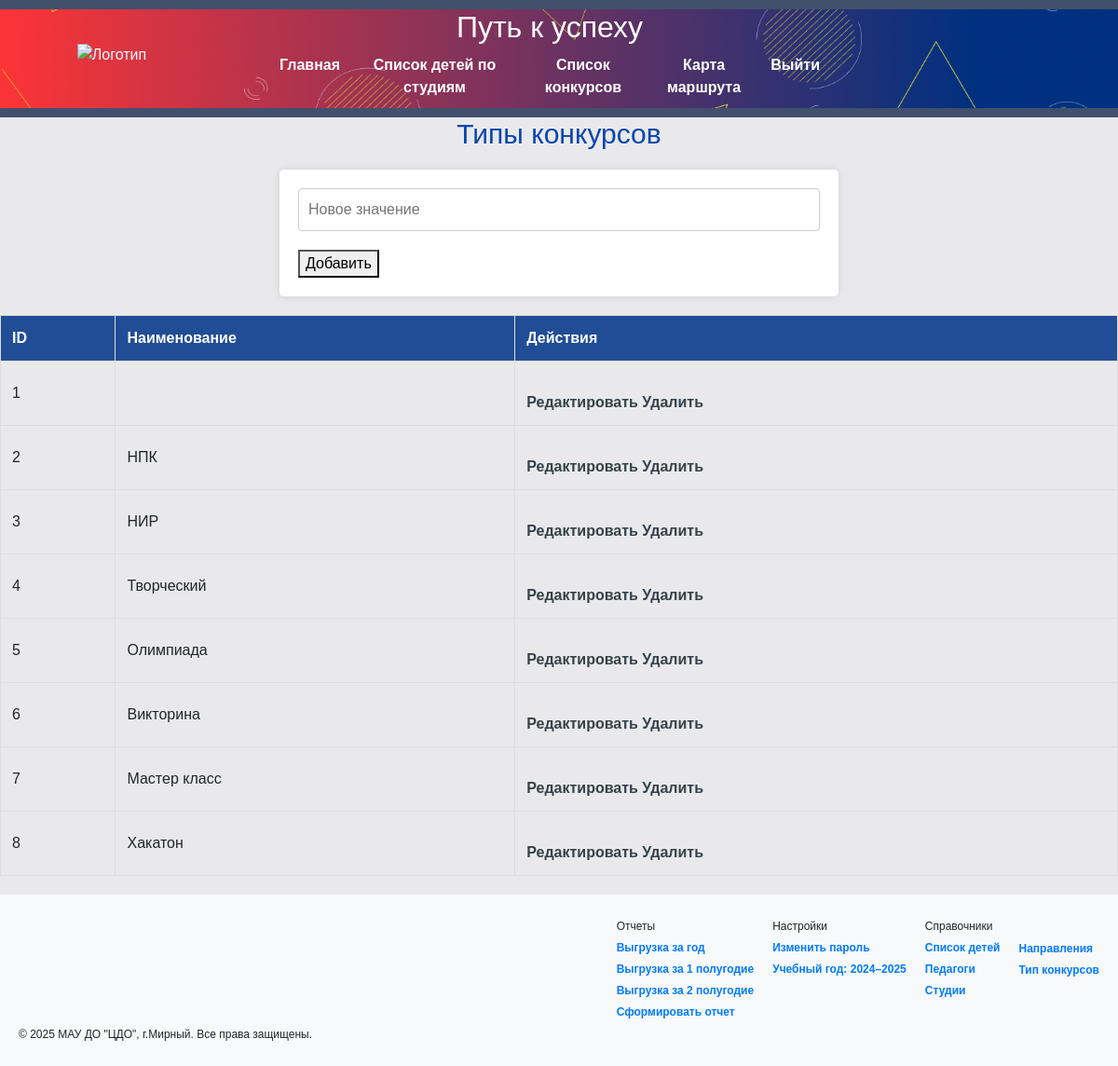
The page /reference/event_type (signed in) on the database its author committed.
### tables this page shows
CREATE TABLE event_type (
        id INTEGER PRIMARY KEY AUTOINCREMENT,
        name TEXT NOT NULL UNIQUE
    );

### flask_app.py (the view)
@app.route('/reference/<ref_type>')
def reference(ref_type):
    tables = {
        'event_type': 'event_type',
        'napravlenie': 'spr_napravlenie',
        'studya': 'spr_studya',
        'teacher': 'teacher'
    }
    if ref_type not in tables:
        flash("Неизвестный справочник", "error")
        return redirect(url_for('index'))
    table_name = tables[ref_type]
    conn = get_db_connection()
    conn.row_factory = sqlite3.Row
    cursor = conn.cursor()
    cursor.execute(f"SELECT * FROM {table_name}")
    items = [dict(row) for row in cursor.fetchall()]
    conn.close()
    titles = {
        'event_type': 'Типы конкурсов',
        'napravlenie': 'Направления',
        'studya': 'Студии',
        'teacher': 'Педагоги'
    }
    return render_template('reference.html', items=items, title=titles[ref_type], ref_type=ref_type)

### flask_app.py (called while the page is built)
@app.before_request
def before_request():
    if 'username' not in session and request.endpoint not in ['login', 'static']:
        return redirect(url_for('login'))
    if 'username' in session and request.endpoint not in ['login', 'static']:
        username = session['username']
        year_1, year_2 = get_user_year_settings(username)
        session['year_1'] = year_1
        session['year_2'] = year_2
        session.modified = True

### sql_utils/crud_db.py (called while the page is built)
def get_user_year_settings(username):
    try:
        conn = get_db_connection()
        cursor = conn.cursor()
        cursor.execute("""
             SELECT year_1, year_2 FROM user_settings
             WHERE user=?
             ORDER BY id DESC
             LIMIT 1
         """, (username,))
        result = cursor.fetchone()
        if result:
            return result[0], result[1]
        return 2024, 2025  # значения по умолчанию
    except Exception as e:
        flash(f'Ошибка получения настроек пользователя: {e}', 'error')
        return 2024, 2025
    finally:
        conn.close()

### sql_utils/db_helpers.py (called while the page is built)
def get_db_connection():
    conn = sqlite3.connect('date_source.db')
    conn.row_factory = sqlite3.Row
    return conn

### templates/reference.html (shortened to what this page needs)
{% extends 'base.html' %}
{% block content %}
<h2>{{ title }}</h2>
<form method="POST" action="{{ url_for('add_reference', ref_type=ref_type) }}">
    <input type="text" name="name" placeholder="Новое значение" required>
    <button type="submit">Добавить</button>
</form>
<table class="reference-table">
    <thead>
        <tr>
            <th>ID</th>
            <th>Наименование</th>
            <th>Действия</th>
        </tr>
    </thead>
    <tbody>
        {% for item in items %}
        <tr>
            <td>{{ item.id }}</td>
            <td>{{ item.name }}</td>
            <td>
                <a href="{{ url_for('edit_reference', ref_type=ref_type, id=item.id) }}">Редактировать</a>
                <a href="{{ url_for('delete_reference', ref_type=ref_type, id=item.id) }}" onclick="return confirm('Удалить?')">Удалить</a>
            </td>
        </tr>
        {% endfor %}
    </tbody>
</table>
{% endblock %}

### static/styles.css (style rules this page uses)
html, body { margin: 0; }
body { font-family: Arial, sans-serif; margin: 0; padding: 0; background-color: #E9E9EB; width: 100%; box-sizing: border-box; }
h2 { text-align: center; color: #0846AE; font-size: 30px; }
table { width: 100%; border-collapse: collapse; margin: 20px 0; }
table, th, td { border: 1px solid #ddd; }
th, td { padding: 12px; text-align: left; }
th { background-color: #214D96; color: white; }
form { background: #ffffff; border-radius: 5px; padding: 20px; box-shadow: 0 0 10px rgba(0, 0, 0, 0.1); max-width: 600px; margin: 20px auto; }
select, input[type="date"], input[type="text"], input[type="file"] { width: 100%; padding: 10px; margin-bottom: 20px; border: 1px solid #ccc; border-radius: 4px; box-sizing: border-box; }
a { display: inline-block; margin-top: 20px; text-decoration: none; color: #35424a; font-weight: bold; }

### rows shown on the page
event_type: id "2", name "НПК"
event_type: id "3", name "НИР"
event_type: id "4", name "Творческий"
event_type: id "5", name "Олимпиада"
event_type: id "6", name "Викторина"
event_type: id "7", name "Мастер класс"
event_type: id "8", name "Хакатон"

### other values the page prints
{{ title }} "Типы конкурсов"
{{ item.id }} "1"
{{ session.year_1 }} "2024"
{{ session.year_2 }} "2025"
